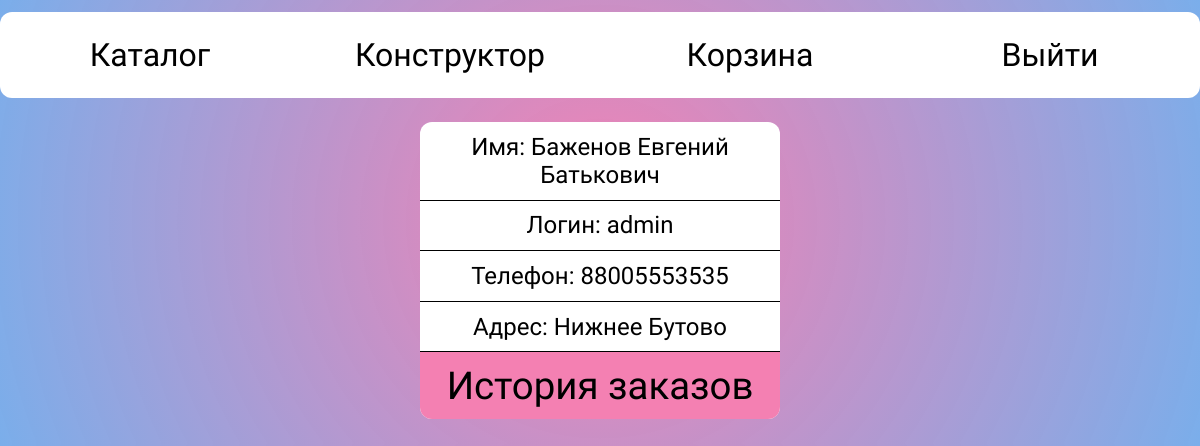
/view/account.php (signed in), run on the app's committed database.
### tables this page shows
CREATE TABLE `users` (
  `id_user` int(11) NOT NULL,
  `login` varchar(30) NOT NULL,
  `password` varchar(255) NOT NULL,
  `fio` varchar(100) NOT NULL,
  `phone` varchar(12) NOT NULL,
  `address` text NOT NULL,
  `session_order` int(11) NOT NULL
);

### view/account.php (the view, shortened to what this page needs)
<?php
require_once "../back/connection.php";
?>
<!DOCTYPE html>
<html lang="en">
<head>
    <link rel="stylesheet" href ="../css/account.css">
</head>
<body>
    <?php
        $id_user = $_SESSION['id_user'];
        $query = "SELECT `id_user`, `login`, `fio`, `phone`, `address` FROM `users` WHERE `id_user` = '$id_user'";
        $result = mysqli_query($link, $query);
        $data = mysqli_fetch_assoc($result);
        $login_data = $data['login'];
        $fio_data = $data['fio'];
        $phone_data = $data['phone'];
        $address_data = $data['address'];
    ?>
    <header>
        <a href="catalogue.php"> Каталог </a>
        <a href="construct.php"> Конструктор </a>
        <a href="cart.php"> Корзина </a>
        <a href="../back/logout.php"> Выйти </a>
    </header>
<div class="container">
        <div class="content">
            <p>Имя: <? echo $fio_data;?></p>
            <p>Логин: <? echo $login_data;?></p>
            <p>Телефон: <? echo $phone_data;?></p>
            <p>Адрес: <? echo $address_data;?></p>
        </div>
        <div class="content">
            <a href="order.php">История заказов</a>
        </div>
</div>
</body>
</html>

### css/account.css (style rules this page uses)
* { margin: 0; padding: 0; box-sizing: border-box; }
body { background: rgb(244,128,178); background: radial-gradient(circle, rgba(244,128,178,1) 0%, rgba(106,164,232,0.8883928571428571) 100%); font-family: 'Comic Neue', cursive; }
header { width: 100%; max-width: 1280px; background: white; border-radius: 12px; margin: 1% auto; display: flex; flex-direction: row; }
header a { width: 50%; padding: 2% 2%; text-decoration: none; display: flex; align-items: center; justify-content: center; font-size: 2em; color: black; }
.container { width: 30%; max-width: 1280px; margin: 2% auto; border-radius: 12px; background-color: white; }
.content { width: 100%; font-size: 1.5em; text-align: center; }
.content p { padding: 3%; border-bottom: 1px solid black; }
.content a { display: block; padding: 3%; border-radius: 0 0 12px 12px; border: none; color: black; text-decoration: none; font-size: 1.6em; background-color: rgb(244,128,178); }
.container .content:last-child { padding: 0; margin: 0; }

### data on the page
users: fio "Баженов Евгений Батькович", login "admin", phone "88005553535", address "Нижнее Бутово"
